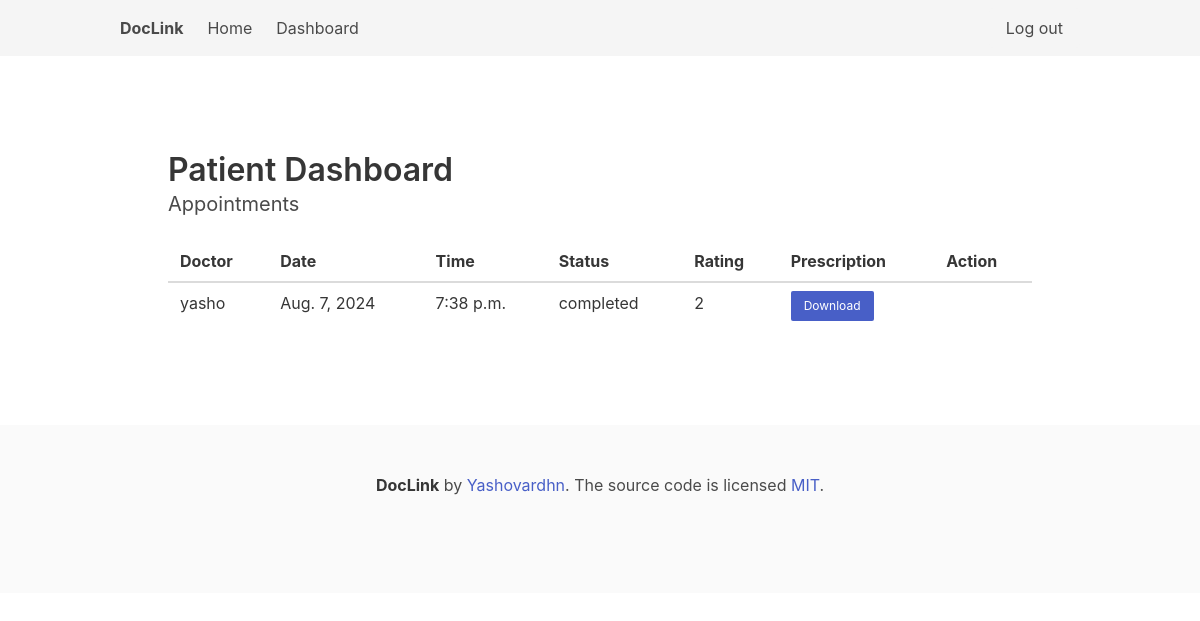
/patient/dashboard/ (signed in), run on an earlier commit of the app's database.
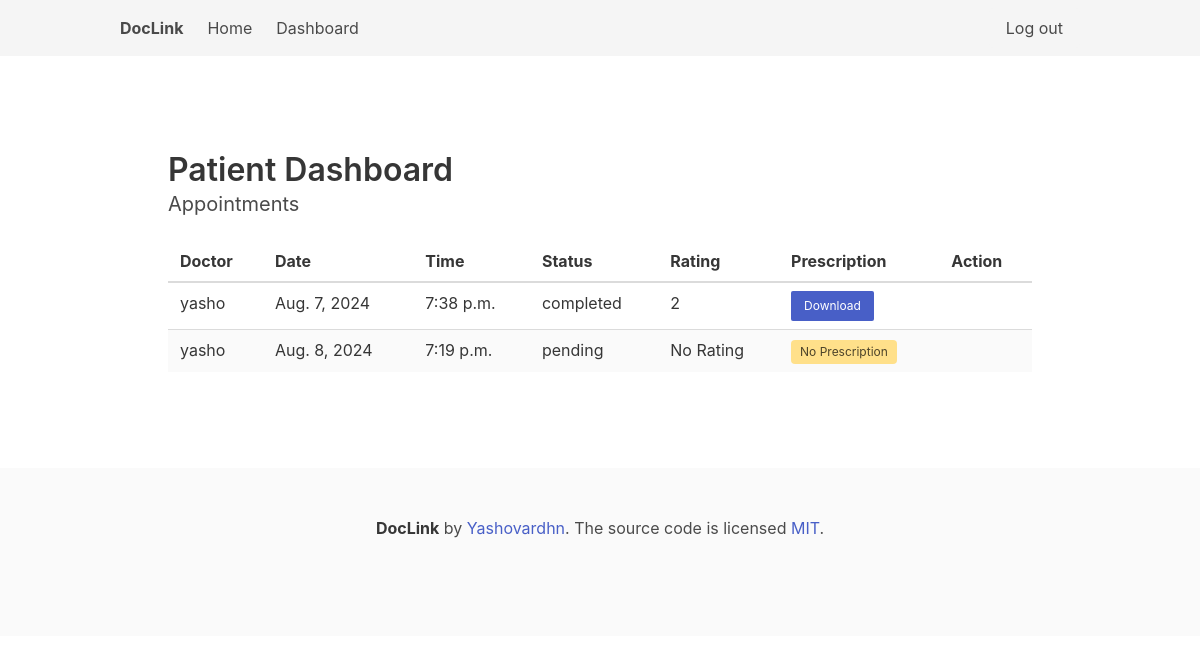
And on a later commit of the database.
### myapp/models.py (models this page shows)
class Appointment(models.Model):
    doctor = models.ForeignKey(Doctor, on_delete=models.CASCADE)
    patient = models.ForeignKey(Patient, on_delete=models.CASCADE)
    date = models.DateField()
    time = models.TimeField()
    status = models.CharField(max_length=10, choices=(('pending', 'Pending'), ('confirmed', 'Confirmed'), ('completed', 'Completed')))
    rating = models.IntegerField(null=True, blank=True)
    visit_details = models.TextField(null=True, blank=True)
    prescription_file = models.FileField(upload_to='prescriptions/', null=True, blank=True)  # Add this field

class Doctor(models.Model):
    user = models.OneToOneField(User, on_delete=models.CASCADE)
    specialization = models.CharField(max_length=100)
    experience = models.IntegerField()

class User(AbstractUser):
    USER_TYPE_CHOICES = (
        ('doctor', 'Doctor'),
        ('patient', 'Patient'),
    )
    user_type = models.CharField(max_length=10, choices=USER_TYPE_CHOICES)

### myapp/views.py (the view)
# urls.py: path('patient/dashboard/', PatientDashboardView.as_view(), name='patient_dashboard'),
class PatientDashboardView(LoginRequiredMixin, ListView):
    template_name = 'myapp/patient_dashboard.html'
    context_object_name = 'appointments'
    login_url = 'login'
    def get_queryset(self):
        return Appointment.objects.filter(patient__user=self.request.user)

### myapp/templates/myapp/patient_dashboard.html (shortened to what this page needs)
{% extends "myapp/base.html" %}
{% block content %}
<section class="section">
    <div class="container">
        <h2 class="title">Patient Dashboard</h2>
        <h3 class="subtitle">Appointments</h3>
        <table class="table is-fullwidth is-striped">
            <thead>
                <tr>
                    <th>Doctor</th>
                    <th>Date</th>
                    <th>Time</th>
                    <th>Status</th>
                    <th>Rating</th>
                    <th>Prescription</th>
                    <th>Action</th>
                </tr>
            </thead>
            <tbody>
                {% for appointment in appointments %}
                <tr>
                    <td>{{ appointment.doctor.user.username }}</td>
                    <td>{{ appointment.date }}</td>
                    <td>{{ appointment.time }}</td>
                    <td>{{ appointment.status }}</td>
                    <td>{{ appointment.rating|default:"No Rating" }}</td>
                    <td>
                        {% if appointment.prescription_file %}
                            <a class="button is-small is-link" href="{{ appointment.prescription_file.url }}">Download</a>
                        {% else %}
                            <span class="tag is-warning">No Prescription</span>
                        {% endif %}
                    </td>
                    <td>
                    </td>
                </tr>
                {% endfor %}
            </tbody>
        </table>
    </div>
</section>
{% endblock %}

### myapp/templates/myapp/base.html (shortened to what this page needs)
<!DOCTYPE html>
<html lang="en">
<head>
    <link rel="stylesheet" href="https://cdn.jsdelivr.net/npm/bulma@0.9.3/css/bulma.min.css">
</head>
<body>
    <nav class="navbar is-light">
        <div class="container">
            <div class="navbar-brand">
                <a class="navbar-item" href="{% url 'doctor_list' %}">
                    <strong>DocLink</strong>
                </a>
            </div>
            <div id="navbarMenu" class="navbar-menu">
                <div class="navbar-start">
                    <a class="navbar-item" href="{% url 'doctor_list' %}">Home</a>
                    {% if user.is_authenticated %}
                        {% if user.user_type == 'doctor' %}
                            <a class="navbar-item" href="{% url 'doctor_dashboard' %}">Dashboard</a>
                        {% elif user.user_type == 'patient' %}
                            <a class="navbar-item" href="{% url 'patient_dashboard' %}">Dashboard</a>
                        {% endif %}
                    {% endif %}
                </div>
                <div class="navbar-end">
                    {% if user.is_authenticated %}
                        <div class="navbar-item">
                            <div class="buttons">
                                <a class="button is-light" href="{% url 'logout' %}">Log out</a>
                            </div>
                        </div>
                    {% endif %}
                </div>
            </div>
        </div>
    </nav>
    <section class="section">
        <div class="container">
            {% block content %}
            {% endblock %}
        </div>
    </section>
    <footer class="footer">
        <div class="content has-text-centered">
            <p>
                <strong>DocLink</strong> by <a href="https://github.com/yashovardhn">Yashovardhn</a>. The source code is licensed
                <a href="http://opensource.org/licenses/mit-license.php">MIT</a>.
            </p>
        </div>
    </footer>
</body>
</html>

What changed in the data, as far as the page shows it:
added Appointment: doctor.user.username "yasho", date "Aug. 8, 2024", time "7:19 p.m.", status "pending", rating "No Rating", prescription_file "No Prescription"
